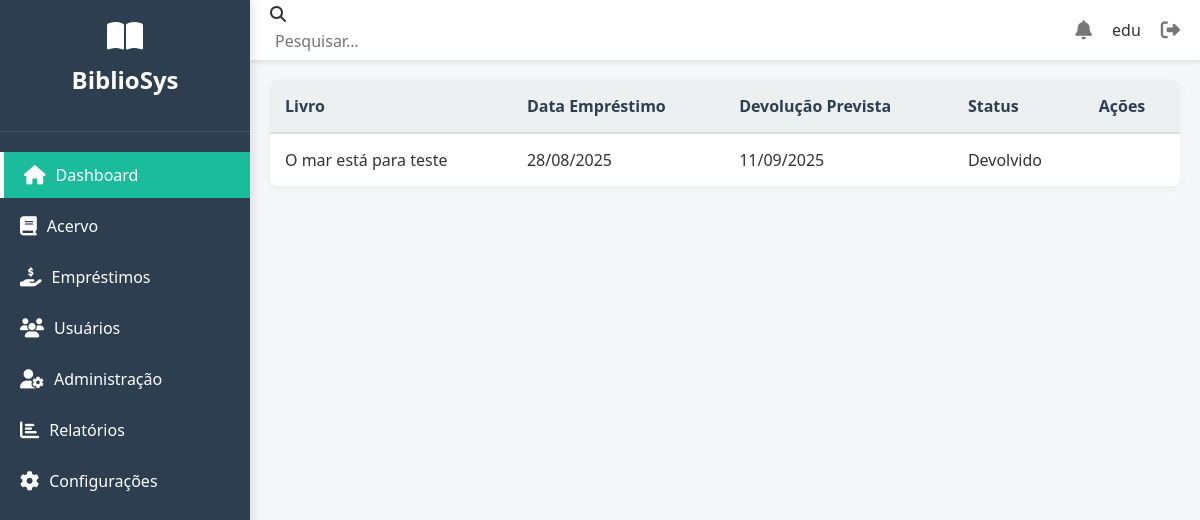
/livros/meus-emprestimos/ (signed in), run on an earlier commit of the app's database.
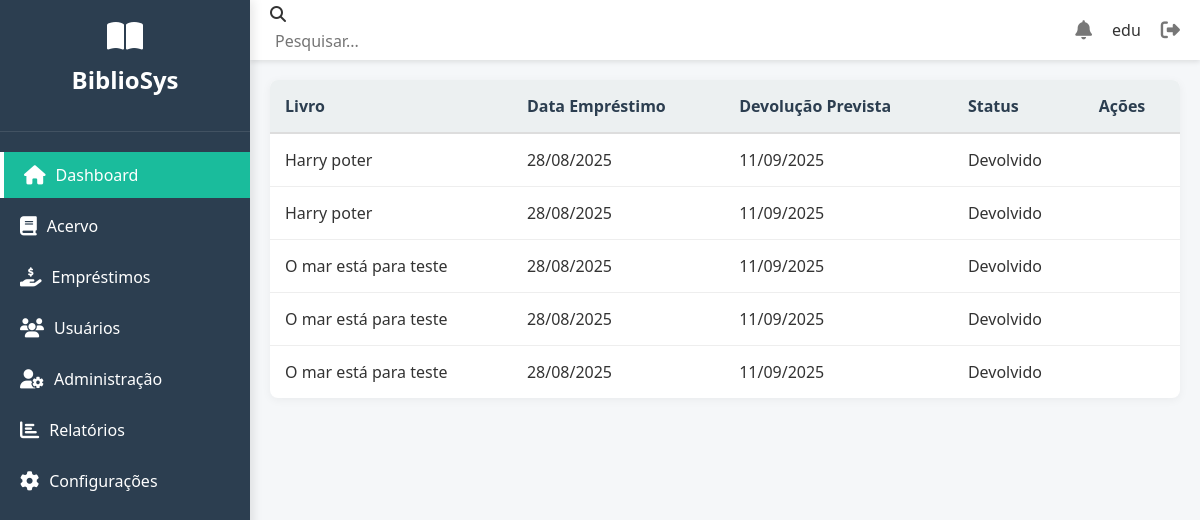
And on a later commit of the database.
### livros/models.py (models this page shows, shortened)
class Emprestimo(models.Model):
    livro = models.ForeignKey(Livro, on_delete=models.PROTECT, verbose_name='Livro')
    usuario = models.ForeignKey(User, on_delete=models.PROTECT, verbose_name='Usuário')
    data_emprestimo = models.DateTimeField(auto_now_add=True, verbose_name='Data do Empréstimo')
    data_devolucao_prevista = models.DateTimeField(verbose_name='Data de Devolução Prevista')
    data_devolucao_real = models.DateTimeField(null=True, blank=True, verbose_name='Data de Devolução Real')
    status = models.CharField(max_length=20, choices=[
        ('ativo', 'Ativo'),
        ('devolvido', 'Devolvido'),
        ('atrasado', 'Atrasado'),
    ], default='ativo', verbose_name='Status')
    class Meta:
        verbose_name = 'Empréstimo'
        verbose_name_plural = 'Empréstimos'
        ordering = ['-data_emprestimo']

class Livro(models.Model):
    titulo = models.CharField(max_length=200 , verbose_name='Título')
    autor = models.ForeignKey(Autor, on_delete=models.PROTECT, verbose_name='Autor')
    genero = models.ForeignKey(Genero, on_delete=models.PROTECT, verbose_name='Gênero')
    data_aquisicao = models.DateField(null=True, blank=True, verbose_name='Data de Aquisição')
    disponivel = models.BooleanField(default=True, verbose_name='Disponível', choices=[
        (True, 'Sim'),
        (False, 'Não'),
    ])
    estado = models.CharField(max_length=20, choices=[
        ('Novo', 'Novo'),
        ('Usado', 'Usado'),
        ('Danificado', 'Danificado'),
    ], default='Novo', verbose_name='Estado')

### livros/views.py (the view)
# urls.py: path('meus-emprestimos/', views.meus_emprestimos, name='meus_emprestimos'),
@login_required
def meus_emprestimos(request):
    emprestimos = Emprestimo.objects.filter(usuario=request.user).select_related('livro').order_by('-data_emprestimo')
    return render(request, 'meus_emprestimos.html', {'emprestimos': emprestimos})

### livros/templates/meus_emprestimos.html (shortened to what this page needs)
{% extends 'modelo.html' %}
{% load static %}
{% block cards %}
<div class="content">
            <div class="authors-table-container">
                <table class="authors-table">
                    <thead>
                        <tr>
                            <th>Livro</th>
                            <th>Data Empréstimo</th>
                            <th>Devolução Prevista</th>
                            <th>Status</th>
                            <th>Ações</th>
                        </tr>
                    </thead>
                    <tbody>
                        {% for emprestimo in emprestimos %}
                        <tr>
                            <td>{{ emprestimo.livro.titulo}}</td>
                            <td>{{ emprestimo.data_emprestimo|date:"d/m/Y" }}</td>
                            <td>{{ emprestimo.data_devolucao_prevista|date:"d/m/Y" }}</td>
                            <td>
                                <span class="badge bg-{% if emprestimo.status == 'ativo' %}success{% elif emprestimo.status == 'atrasado' %}danger{% else %}secondary{% endif %}">
                                    {{ emprestimo.get_status_display }}
                                </span>
                            </td>
                            <td>
                            </td>
                        </tr>
                        {% empty %}
                        <tr>
                            <td colspan="5" style="text-align: center; padding: 30px;">
                                Nenhum empréstimo encontrado.
                            </td>
                        </tr>
                        {% endfor %}
                    </tbody>
                </table>
            </div>
        </div>
{% endblock %}

What changed in the data, as far as the page shows it:
added Emprestimo: livro.titulo "Harry poter", data_emprestimo "28/08/2025", data_devolucao_prevista "11/09/2025", status "Devolvido"
added Emprestimo: livro.titulo "Harry poter", data_emprestimo "28/08/2025", data_devolucao_prevista "11/09/2025", status "Devolvido"
added Emprestimo: livro.titulo "O mar está para teste", data_emprestimo "28/08/2025", data_devolucao_prevista "11/09/2025", status "Devolvido"
added Emprestimo: livro.titulo "O mar está para teste", data_emprestimo "28/08/2025", data_devolucao_prevista "11/09/2025", status "Devolvido"
